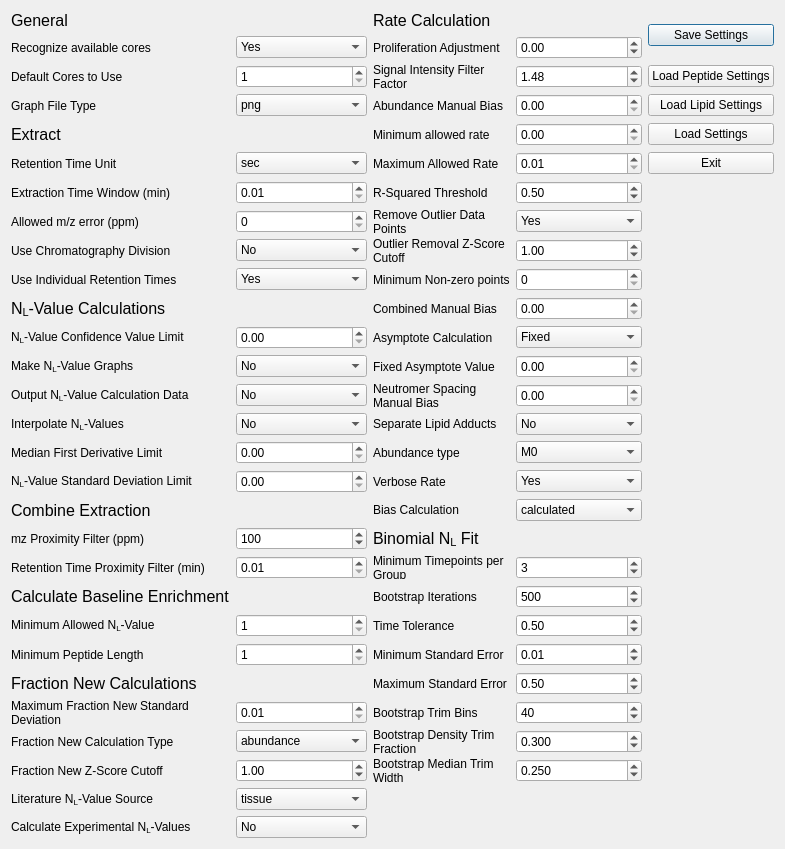
<?xml version="1.0" encoding="UTF-8"?>
<ui version="4.0">
 <class>Dialog</class>
 <widget class="QDialog" name="Dialog">
  <property name="geometry">
   <rect>
    <x>0</x>
    <y>0</y>
    <width>785</width>
    <height>600</height>
   </rect>
  </property>
  <property name="windowTitle">
   <string>Dialog</string>
  </property>
  <layout class="QGridLayout" name="gridLayout">
   <item row="21" column="1">
    <widget class="QSpinBox" name="min_allowed_n_value">
     <property name="minimum">
      <number>1</number>
     </property>
     <property name="maximum">
      <number>99</number>
     </property>
    </widget>
   </item>
   <item row="21" column="0">
    <widget class="QLabel" name="label_25">
     <property name="text">
      <string>Minimum Allowed N&lt;sub&gt;L&lt;/sub&gt;-Value</string>
     </property>
    </widget>
   </item>
   <item row="22" column="1">
    <widget class="QSpinBox" name="min_AA_length">
     <property name="minimum">
      <number>1</number>
     </property>
     <property name="maximum">
      <number>99</number>
     </property>
    </widget>
   </item>
   <item row="20" column="0">
    <widget class="QLabel" name="label_7">
     <property name="font">
      <font>
       <pointsize>12</pointsize>
      </font>
     </property>
     <property name="text">
      <string>Calculate Baseline Enrichment</string>
     </property>
    </widget>
   </item>
   <item row="19" column="0">
    <widget class="QLabel" name="label_31">
     <property name="text">
      <string>Retention Time Proximity Filter (min)</string>
     </property>
    </widget>
   </item>
   <item row="19" column="1">
    <widget class="QDoubleSpinBox" name="rt_prox_filter">
     <property name="minimum">
      <double>0.010000000000000</double>
     </property>
     <property name="singleStep">
      <double>0.010000000000000</double>
     </property>
    </widget>
   </item>
   <item row="17" column="2">
    <widget class="QLabel" name="label_44">
     <property name="text">
      <string>Bias Calculation</string>
     </property>
     <property name="wordWrap">
      <bool>true</bool>
     </property>
    </widget>
   </item>
   <item row="17" column="3">
    <widget class="QComboBox" name="bias_calculation">
     <item>
      <property name="text">
       <string>calculated</string>
      </property>
     </item>
     <item>
      <property name="text">
       <string>manual</string>
      </property>
     </item>
     <item>
      <property name="text">
       <string>none</string>
      </property>
     </item>
    </widget>
   </item>
   <item row="24" column="0">
    <widget class="QLabel" name="label_45">
     <property name="text">
      <string>Maximum Fraction New Standard Deviation</string>
     </property>
     <property name="wordWrap">
      <bool>true</bool>
     </property>
    </widget>
   </item>
   <item row="24" column="1">
    <widget class="QDoubleSpinBox" name="max_fn_standard_deviation">
     <property name="minimum">
      <double>0.010000000000000</double>
     </property>
     <property name="singleStep">
      <double>0.010000000000000</double>
     </property>
    </widget>
   </item>
   <item row="25" column="0">
    <widget class="QLabel" name="label_50">
     <property name="text">
      <string>Fraction New Calculation Type</string>
     </property>
     <property name="wordWrap">
      <bool>true</bool>
     </property>
    </widget>
   </item>
   <item row="25" column="1">
    <widget class="QComboBox" name="fraction_new_calculation">
     <item>
      <property name="text">
       <string>abundance</string>
      </property>
     </item>
     <item>
      <property name="text">
       <string>neutromer spacing</string>
      </property>
     </item>
     <item>
      <property name="text">
       <string>combined</string>
      </property>
     </item>
    </widget>
   </item>
   <item row="8" column="2">
    <widget class="QLabel" name="label_3">
     <property name="text">
      <string>Outlier Removal Z-Score Cutoff</string>
     </property>
     <property name="wordWrap">
      <bool>true</bool>
     </property>
    </widget>
   </item>
   <item row="8" column="3">
    <widget class="QDoubleSpinBox" name="zscore_cutoff">
     <property name="minimum">
      <double>0.0000000</double>
     </property>
     <property name="maximum">
      <double>100.0000000</double>
     </property>
     <property name="singleStep">
      <double>0.0100000</double>
     </property>
     <property name="value">
      <double>1.0000000</double>
     </property>
    </widget>
   </item>
   <item row="2" column="2">
    <widget class="QLabel" name="label_52">
     <property name="text">
      <string>Signal Intensity Filter Factor</string>
     </property>
     <property name="wordWrap">
      <bool>true</bool>
     </property>
    </widget>
   </item>
   <item row="2" column="3">
    <widget class="QDoubleSpinBox" name="signal_intenstiy_factor">
     <property name="minimum">
      <double>0.0000000</double>
     </property>
     <property name="maximum">
      <double>100.0000000</double>
     </property>
     <property name="singleStep">
      <double>0.0100000</double>
     </property>
     <property name="value">
      <double>1.4826</double>
     </property>
    </widget>
   </item>
   <item row="26" column="0">
    <widget class="QLabel" name="label_53">
     <property name="text">
      <string>Fraction New Z-Score Cutoff</string>
     </property>
     <property name="wordWrap">
      <bool>true</bool>
     </property>
    </widget>
   </item>
   <item row="26" column="1">
    <widget class="QDoubleSpinBox" name="fraction_new_zscore_cutoff">
     <property name="minimum">
      <double>0.0000000</double>
     </property>
     <property name="maximum">
      <double>100.0000000</double>
     </property>
     <property name="singleStep">
      <double>0.0100000</double>
     </property>
     <property name="value">
      <double>1.0000000</double>
     </property>
    </widget>
   </item>
   <item row="6" column="2">
    <widget class="QLabel" name="label_52_dup">
     <property name="text">
      <string>R-Squared Threshold</string>
     </property>
     <property name="wordWrap">
      <bool>true</bool>
     </property>
    </widget>
   </item>
   <item row="6" column="3">
    <widget class="QDoubleSpinBox" name="r2_threshold">
     <property name="minimum">
      <double>0.0000000</double>
     </property>
     <property name="maximum">
      <double>1.0000000</double>
     </property>
     <property name="singleStep">
      <double>0.0100000</double>
     </property>
     <property name="value">
      <double>0.5000000</double>
     </property>
    </widget>
   </item>
   <item row="22" column="0">
    <widget class="QLabel" name="label_24">
     <property name="text">
      <string>Minimum Peptide Length</string>
     </property>
    </widget>
   </item>
   <item row="18" column="1">
    <widget class="QSpinBox" name="mz_prox_filter">
     <property name="minimum">
      <number>1</number>
     </property>
     <property name="maximum">
      <number>1000</number>
     </property>
     <property name="singleStep">
      <number>5</number>
     </property>
     <property name="value">
      <number>100</number>
     </property>
    </widget>
   </item>
   <item row="18" column="0">
    <widget class="QLabel" name="label_27">
     <property name="text">
      <string>mz Proximity Filter (ppm)</string>
     </property>
    </widget>
   </item>
   <item row="7" column="1">
    <widget class="QSpinBox" name="ppm_error">
     <property name="maximum">
      <number>100</number>
     </property>
    </widget>
   </item>
   <item row="8" column="1">
    <widget class="QComboBox" name="use_chromatography_division">
     <item>
      <property name="text">
       <string>No</string>
      </property>
     </item>
     <item>
      <property name="text">
       <string>Intrafile</string>
      </property>
     </item>
     <item>
      <property name="text">
       <string>Interfile</string>
      </property>
     </item>
    </widget>
   </item>
   <item row="6" column="0">
    <widget class="QLabel" name="label_20">
     <property name="text">
      <string>Extraction Time Window (min)</string>
     </property>
    </widget>
   </item>
   <item row="6" column="1">
    <widget class="QDoubleSpinBox" name="time_window">
     <property name="minimum">
      <double>0.010000000000000</double>
     </property>
     <property name="singleStep">
      <double>0.010000000000000</double>
     </property>
    </widget>
   </item>
   <item row="7" column="0">
    <widget class="QLabel" name="label_21">
     <property name="text">
      <string>Allowed m/z error (ppm)</string>
     </property>
    </widget>
   </item>
   <item row="8" column="0">
    <widget class="QLabel" name="label_22">
     <property name="acceptDrops">
      <bool>false</bool>
     </property>
     <property name="text">
      <string>Use Chromatography Division</string>
     </property>
     <property name="scaledContents">
      <bool>false</bool>
     </property>
     <property name="wordWrap">
      <bool>true</bool>
     </property>
    </widget>
   </item>
   <item row="9" column="0">
    <widget class="QLabel" name="label_55">
     <property name="acceptDrops">
      <bool>false</bool>
     </property>
     <property name="text">
      <string>Use Individual Retention Times</string>
     </property>
     <property name="scaledContents">
      <bool>false</bool>
     </property>
     <property name="wordWrap">
      <bool>true</bool>
     </property>
    </widget>
   </item>
   <item row="9" column="1">
    <widget class="QComboBox" name="use_individual_rts">
     <item>
      <property name="text">
       <string>Yes</string>
      </property>
     </item>
     <item>
      <property name="text">
       <string>No</string>
      </property>
     </item>
    </widget>
   </item>
   <item row="0" column="0">
    <widget class="QLabel" name="label_5">
     <property name="font">
      <font>
       <pointsize>12</pointsize>
      </font>
     </property>
     <property name="text">
      <string>General</string>
     </property>
    </widget>
   </item>
   <item row="23" column="0">
    <widget class="QLabel" name="label_5_frac">
     <property name="font">
      <font>
       <pointsize>12</pointsize>
      </font>
     </property>
     <property name="text">
      <string>Fraction New Calculations</string>
     </property>
    </widget>
   </item>
   <item row="0" column="4" rowspan="2">
    <widget class="QPushButton" name="SaveButton">
     <property name="text">
      <string>Save Settings</string>
     </property>
    </widget>
   </item>
   <item row="2" column="4">
    <widget class="QPushButton" name="LoadPeptideButton">
     <property name="text">
      <string>Load Peptide Settings</string>
     </property>
    </widget>
   </item>
   <item row="3" column="4">
    <widget class="QPushButton" name="LoadLipidButton">
     <property name="text">
      <string>Load Lipid Settings</string>
     </property>
    </widget>
   </item>
   <item row="4" column="4">
    <widget class="QPushButton" name="LoadButton">
     <property name="text">
      <string>Load Settings</string>
     </property>
    </widget>
   </item>
   <item row="0" column="2">
    <widget class="QLabel" name="label_4">
     <property name="font">
      <font>
       <pointsize>12</pointsize>
      </font>
     </property>
     <property name="text">
      <string>Rate Calculation</string>
     </property>
    </widget>
   </item>
   <item row="5" column="4">
    <widget class="QPushButton" name="ExitButton">
     <property name="text">
      <string>Exit</string>
     </property>
    </widget>
   </item>
   <item row="3" column="2">
    <widget class="QLabel" name="label_1">
     <property name="text">
      <string>Abundance Manual Bias</string>
     </property>
     <property name="scaledContents">
      <bool>false</bool>
     </property>
     <property name="wordWrap">
      <bool>true</bool>
     </property>
    </widget>
   </item>
   <item row="3" column="3">
    <widget class="QDoubleSpinBox" name="abund_manual_bias">
     <property name="maximum">
      <double>1.000000000000000</double>
     </property>
     <property name="singleStep">
      <double>0.050000000000000</double>
     </property>
    </widget>
   </item>
   <item row="11" column="2">
    <widget class="QLabel" name="label_15">
     <property name="text">
      <string>Asymptote Calculation</string>
     </property>
     <property name="scaledContents">
      <bool>false</bool>
     </property>
     <property name="wordWrap">
      <bool>true</bool>
     </property>
    </widget>
   </item>
   <item row="11" column="3">
    <widget class="QComboBox" name="asymptope_type">
     <item>
      <property name="text">
       <string>Fixed</string>
      </property>
     </item>
     <item>
      <property name="text">
       <string>Variable</string>
      </property>
     </item>
    </widget>
   </item>
   <item row="12" column="2">
    <widget class="QLabel" name="label_16">
     <property name="text">
      <string>Fixed Asymptote Value</string>
     </property>
     <property name="scaledContents">
      <bool>false</bool>
     </property>
     <property name="wordWrap">
      <bool>true</bool>
     </property>
    </widget>
   </item>
   <item row="12" column="3">
    <widget class="QDoubleSpinBox" name="fixed_asymptote_value">
     <property name="minimum">
      <double>0.000000000000000</double>
     </property>
     <property name="maximum">
      <double>10.000000000000000</double>
     </property>
     <property name="singleStep">
      <double>0.050000000000000</double>
     </property>
    </widget>
   </item>
   <item row="10" column="2">
    <widget class="QLabel" name="label_12">
     <property name="text">
      <string>Combined Manual Bias</string>
     </property>
     <property name="scaledContents">
      <bool>false</bool>
     </property>
     <property name="wordWrap">
      <bool>true</bool>
     </property>
    </widget>
   </item>
   <item row="10" column="3">
    <widget class="QDoubleSpinBox" name="combined_manual_bias">
     <property name="maximum">
      <double>1.000000000000000</double>
     </property>
     <property name="singleStep">
      <double>0.050000000000000</double>
     </property>
    </widget>
   </item>
   <item row="9" column="2">
    <widget class="QLabel" name="label_26">
     <property name="text">
      <string>Minimum Non-zero points</string>
     </property>
     <property name="scaledContents">
      <bool>false</bool>
     </property>
     <property name="wordWrap">
      <bool>true</bool>
     </property>
    </widget>
   </item>
   <item row="9" column="3">
    <widget class="QSpinBox" name="minimum_nonzero_points"/>
   </item>
   <item row="1" column="2">
    <widget class="QLabel" name="label_14">
     <property name="text">
      <string>Proliferation Adjustment</string>
     </property>
     <property name="scaledContents">
      <bool>false</bool>
     </property>
     <property name="wordWrap">
      <bool>true</bool>
     </property>
    </widget>
   </item>
   <item row="1" column="3">
    <widget class="QDoubleSpinBox" name="proliferation_adjustment">
     <property name="minimum">
      <double>-0.500000000000000</double>
     </property>
     <property name="maximum">
      <double>1.000000000000000</double>
     </property>
     <property name="singleStep">
      <double>0.050000000000000</double>
     </property>
    </widget>
   </item>
   <item row="7" column="2">
    <widget class="QLabel" name="label_17">
     <property name="text">
      <string>Remove Outlier Data Points</string>
     </property>
     <property name="scaledContents">
      <bool>false</bool>
     </property>
     <property name="wordWrap">
      <bool>true</bool>
     </property>
    </widget>
   </item>
   <item row="7" column="3">
    <widget class="QComboBox" name="use_outlier_removal">
     <item>
      <property name="text">
       <string>Yes</string>
      </property>
     </item>
     <item>
      <property name="text">
       <string>No</string>
      </property>
     </item>
    </widget>
   </item>
   <item row="13" column="2">
    <widget class="QLabel" name="label_2">
     <property name="text">
      <string>Neutromer Spacing Manual Bias</string>
     </property>
     <property name="scaledContents">
      <bool>false</bool>
     </property>
     <property name="wordWrap">
      <bool>true</bool>
     </property>
    </widget>
   </item>
   <item row="13" column="3">
    <widget class="QDoubleSpinBox" name="spacing_manual_bias">
     <property name="maximum">
      <double>1.000000000000000</double>
     </property>
     <property name="singleStep">
      <double>0.050000000000000</double>
     </property>
    </widget>
   </item>
   <item row="14" column="2">
    <widget class="QLabel" name="label_32">
     <property name="text">
      <string>Separate Lipid Adducts</string>
     </property>
     <property name="scaledContents">
      <bool>false</bool>
     </property>
     <property name="wordWrap">
      <bool>true</bool>
     </property>
    </widget>
   </item>
   <item row="14" column="3">
    <widget class="QComboBox" name="separate_adducts">
     <item>
      <property name="text">
       <string>No</string>
      </property>
     </item>
     <item>
      <property name="text">
       <string>Yes</string>
      </property>
     </item>
    </widget>
   </item>
   <item row="28" column="0">
    <widget class="QLabel" name="label_8">
     <property name="text">
      <string>Calculate Experimental N&lt;sub&gt;L&lt;/sub&gt;-Values</string>
     </property>
     <property name="scaledContents">
      <bool>false</bool>
     </property>
     <property name="wordWrap">
      <bool>true</bool>
     </property>
    </widget>
   </item>
   <item row="28" column="1">
    <widget class="QComboBox" name="calculate_n_values">
     <item>
      <property name="text">
       <string>No</string>
      </property>
     </item>
     <item>
      <property name="text">
       <string>Yes</string>
      </property>
     </item>
    </widget>
   </item>
   <item row="15" column="2">
    <widget class="QLabel" name="label_24_dup">
     <property name="text">
      <string>Abundance type</string>
     </property>
     <property name="scaledContents">
      <bool>false</bool>
     </property>
     <property name="wordWrap">
      <bool>true</bool>
     </property>
    </widget>
   </item>
   <item row="15" column="3">
    <widget class="QComboBox" name="abundance_type">
     <item>
      <property name="text">
       <string>M0</string>
      </property>
     </item>
     <item>
      <property name="text">
       <string>Highest</string>
      </property>
     </item>
     <item>
      <property name="text">
       <string>Average</string>
      </property>
     </item>
    </widget>
   </item>
   <item row="16" column="2">
    <widget class="QLabel" name="label_28">
     <property name="text">
      <string>Verbose Rate</string>
     </property>
     <property name="wordWrap">
      <bool>true</bool>
     </property>
    </widget>
   </item>
   <item row="16" column="3">
    <widget class="QComboBox" name="verbose_rate">
     <item>
      <property name="text">
       <string>Yes</string>
      </property>
     </item>
     <item>
      <property name="text">
       <string>No</string>
      </property>
     </item>
    </widget>
   </item>
   <item row="17" column="0">
    <widget class="QLabel" name="label_combine">
     <property name="sizePolicy">
      <sizepolicy hsizetype="Preferred" vsizetype="Minimum">
       <horstretch>0</horstretch>
       <verstretch>0</verstretch>
      </sizepolicy>
     </property>
     <property name="font">
      <font>
       <pointsize>12</pointsize>
      </font>
     </property>
     <property name="text">
      <string>Combine Extraction</string>
     </property>
    </widget>
   </item>
   <item row="10" column="0">
    <widget class="QLabel" name="label_11">
     <property name="sizePolicy">
      <sizepolicy hsizetype="Preferred" vsizetype="Minimum">
       <horstretch>0</horstretch>
       <verstretch>0</verstretch>
      </sizepolicy>
     </property>
     <property name="font">
      <font>
       <pointsize>12</pointsize>
      </font>
     </property>
     <property name="text">
      <string>N&lt;sub&gt;L&lt;/sub&gt;-Value Calculations</string>
     </property>
    </widget>
   </item>
   <item row="11" column="0">
    <widget class="QLabel" name="label_13">
     <property name="text">
      <string>N&lt;sub&gt;L&lt;/sub&gt;-Value Confidence Value Limit</string>
     </property>
    </widget>
   </item>
   <item row="11" column="1">
    <widget class="QDoubleSpinBox" name="n_value_cv_limit">
     <property name="minimum">
      <double>0.000000000000000</double>
     </property>
     <property name="maximum">
      <double>1.000000000000000</double>
     </property>
     <property name="singleStep">
      <double>0.010000000000000</double>
     </property>
    </widget>
   </item>
   <item row="12" column="0">
    <widget class="QLabel" name="label_53_nl">
     <property name="acceptDrops">
      <bool>false</bool>
     </property>
     <property name="text">
      <string>Make N&lt;sub&gt;L&lt;/sub&gt;-Value Graphs</string>
     </property>
     <property name="scaledContents">
      <bool>false</bool>
     </property>
     <property name="wordWrap">
      <bool>true</bool>
     </property>
    </widget>
   </item>
   <item row="12" column="1">
    <widget class="QComboBox" name="graph_n_value_calculations">
     <item>
      <property name="text">
       <string>No</string>
      </property>
     </item>
     <item>
      <property name="text">
       <string>Yes</string>
      </property>
     </item>
    </widget>
   </item>
   <item row="13" column="0">
    <widget class="QLabel" name="label_54_nl">
     <property name="acceptDrops">
      <bool>false</bool>
     </property>
     <property name="text">
      <string>Output N&lt;sub&gt;L&lt;/sub&gt;-Value Calculation Data</string>
     </property>
     <property name="scaledContents">
      <bool>false</bool>
     </property>
     <property name="wordWrap">
      <bool>true</bool>
     </property>
    </widget>
   </item>
   <item row="14" column="0">
    <widget class="QLabel" name="label_56_nl">
     <property name="acceptDrops">
      <bool>false</bool>
     </property>
     <property name="text">
      <string>Interpolate N&lt;sub&gt;L&lt;/sub&gt;-Values</string>
     </property>
     <property name="scaledContents">
      <bool>false</bool>
     </property>
     <property name="wordWrap">
      <bool>true</bool>
     </property>
    </widget>
   </item>
   <item row="14" column="1">
    <widget class="QComboBox" name="interpolate_n_values">
     <item>
      <property name="text">
       <string>No</string>
      </property>
     </item>
     <item>
      <property name="text">
       <string>Yes</string>
      </property>
     </item>
    </widget>
   </item>
   <item row="13" column="1">
    <widget class="QComboBox" name="save_n_value_data">
     <item>
      <property name="text">
       <string>No</string>
      </property>
     </item>
     <item>
      <property name="text">
       <string>Yes</string>
      </property>
     </item>
    </widget>
   </item>
   <item row="15" column="0">
    <widget class="QLabel" name="label_57">
     <property name="acceptDrops">
      <bool>false</bool>
     </property>
     <property name="text">
      <string>Median First Derivative Limit</string>
     </property>
     <property name="scaledContents">
      <bool>false</bool>
     </property>
     <property name="wordWrap">
      <bool>true</bool>
     </property>
    </widget>
   </item>
   <item row="15" column="1">
    <widget class="QDoubleSpinBox" name="med_derivative_limit">
     <property name="minimum">
      <double>0.000000000000000</double>
     </property>
     <property name="singleStep">
      <double>0.010000000000000</double>
     </property>
    </widget>
   </item>
   <item row="16" column="0">
    <widget class="QLabel" name="label_58">
     <property name="acceptDrops">
      <bool>false</bool>
     </property>
     <property name="text">
      <string>N&lt;sub&gt;L&lt;/sub&gt;-Value Standard Deviation Limit</string>
     </property>
     <property name="scaledContents">
      <bool>false</bool>
     </property>
     <property name="wordWrap">
      <bool>true</bool>
     </property>
    </widget>
   </item>
   <item row="16" column="1">
    <widget class="QDoubleSpinBox" name="nv_stddev_limit">
     <property name="minimum">
      <double>0.000000000000000</double>
     </property>
     <property name="singleStep">
      <double>0.010000000000000</double>
     </property>
    </widget>
   </item>
   <item row="1" column="0">
    <widget class="QLabel" name="label_9">
     <property name="text">
      <string>Recognize available cores</string>
     </property>
    </widget>
   </item>
   <item row="1" column="1">
    <widget class="QComboBox" name="recognize_available_cores">
     <item>
      <property name="text">
       <string>Yes</string>
      </property>
     </item>
     <item>
      <property name="text">
       <string>No</string>
      </property>
     </item>
    </widget>
   </item>
   <item row="27" column="0">
    <widget class="QLabel" name="label_23">
     <property name="text">
      <string>Literature N&lt;sub&gt;L&lt;/sub&gt;-Value Source</string>
     </property>
    </widget>
   </item>
   <item row="27" column="1">
    <widget class="QComboBox" name="label_key">
     <item>
      <property name="text">
       <string>tissue</string>
      </property>
     </item>
     <item>
      <property name="text">
       <string>cell culture</string>
      </property>
     </item>
    </widget>
   </item>
   <item row="4" column="2">
    <widget class="QLabel" name="label_29">
     <property name="text">
      <string>Minimum allowed rate</string>
     </property>
     <property name="wordWrap">
      <bool>true</bool>
     </property>
    </widget>
   </item>
   <item row="4" column="3">
    <widget class="QDoubleSpinBox" name="min_allowed_rate">
     <property name="minimum">
      <double>0.000000000000000</double>
     </property>
     <property name="singleStep">
      <double>0.010000000000000</double>
     </property>
    </widget>
   </item>
   <item row="5" column="2">
    <widget class="QLabel" name="label_30">
     <property name="text">
      <string>Maximum Allowed Rate</string>
     </property>
     <property name="wordWrap">
      <bool>true</bool>
     </property>
    </widget>
   </item>
   <item row="5" column="3">
    <widget class="QDoubleSpinBox" name="max_allowed_rate">
     <property name="minimum">
      <double>0.010000000000000</double>
     </property>
     <property name="singleStep">
      <double>0.010000000000000</double>
     </property>
    </widget>
   </item>
   <item row="2" column="0">
    <widget class="QLabel" name="label_18">
     <property name="text">
      <string>Default Cores to Use</string>
     </property>
    </widget>
   </item>
   <item row="2" column="1">
    <widget class="QSpinBox" name="default_cores">
     <property name="minimum">
      <number>1</number>
     </property>
     <property name="maximum">
      <number>60</number>
     </property>
    </widget>
   </item>
   <item row="3" column="0">
    <widget class="QLabel" name="label_41">
     <property name="text">
      <string>Graph File Type</string>
     </property>
     <property name="wordWrap">
      <bool>true</bool>
     </property>
    </widget>
   </item>
   <item row="3" column="1">
    <widget class="QComboBox" name="graph_file_type">
     <item>
      <property name="text">
       <string>png</string>
      </property>
     </item>
     <item>
      <property name="text">
       <string>svg</string>
      </property>
     </item>
     <item>
      <property name="text">
       <string>none</string>
      </property>
     </item>
    </widget>
   </item>
   <item row="4" column="0">
    <widget class="QLabel" name="label_6">
     <property name="font">
      <font>
       <pointsize>12</pointsize>
      </font>
     </property>
     <property name="text">
      <string>Extract</string>
     </property>
    </widget>
   </item>
   <item row="5" column="1">
    <widget class="QComboBox" name="rt_unit">
     <item>
      <property name="text">
       <string>sec</string>
      </property>
     </item>
     <item>
      <property name="text">
       <string>min</string>
      </property>
     </item>
    </widget>
   </item>
   <item row="5" column="0">
    <widget class="QLabel" name="label_19">
     <property name="text">
      <string>Retention Time Unit</string>
     </property>
    </widget>
   </item>

   <!-- Binomial N_L Fit section -->
   <item row="18" column="2">
    <widget class="QLabel" name="label_binomial_nl">
     <property name="font">
      <font>
       <pointsize>12</pointsize>
      </font>
     </property>
     <property name="text">
      <string>Binomial N&lt;sub&gt;L&lt;/sub&gt; Fit</string>
     </property>
     <property name="wordWrap">
      <bool>true</bool>
     </property>
    </widget>
   </item>

<!-- Minimum Timepoints per Group (tp_min) -->
   <item row="19" column="2">
    <widget class="QLabel" name="label_tp_min">
     <property name="text">
      <string>Minimum Timepoints per Group</string>
     </property>
     <property name="wordWrap">
      <bool>true</bool>
     </property>
    </widget>
   </item>
   <item row="19" column="3">
    <widget class="QSpinBox" name="tp_min">
     <property name="minimum">
      <number>1</number>
     </property>
     <property name="maximum">
      <number>50</number>
     </property>
     <property name="value">
      <number>3</number>
     </property>
    </widget>
   </item>

<!-- Bootstrap Iterations (n_boot) -->
   <item row="20" column="2">
    <widget class="QLabel" name="label_n_boot">
     <property name="text">
      <string>Bootstrap Iterations</string>
     </property>
     <property name="wordWrap">
      <bool>true</bool>
     </property>
    </widget>
   </item>
   <item row="20" column="3">
    <widget class="QSpinBox" name="n_boot">
     <property name="minimum">
      <number>10</number>
     </property>
     <property name="maximum">
      <number>100000</number>
     </property>
     <property name="singleStep">
      <number>10</number>
     </property>
     <property name="value">
      <number>500</number>
     </property>
    </widget>
   </item>

<!-- Time Tolerance (time_tol, same units as Time column) -->
   <item row="21" column="2">
    <widget class="QLabel" name="label_time_tol">
     <property name="text">
      <string>Time Tolerance</string>
     </property>
     <property name="wordWrap">
      <bool>true</bool>
     </property>
    </widget>
   </item>
   <item row="21" column="3">
    <widget class="QDoubleSpinBox" name="time_tol">
     <property name="minimum">
      <double>0.000000000000000</double>
     </property>
     <property name="maximum">
      <double>100.000000000000000</double>
     </property>
     <property name="singleStep">
      <double>0.010000000000000</double>
     </property>
     <property name="value">
      <double>0.500000000000000</double>
     </property>
    </widget>
   </item>

<item row="22" column="2">
    <widget class="QLabel" name="label_min_standard_error">
     <property name="text">
      <string>Minimum Standard Error</string>
     </property>
     <property name="wordWrap">
      <bool>true</bool>
     </property>
    </widget>
   </item>
   <item row="22" column="3">
    <widget class="QDoubleSpinBox" name="binomial_min_standard_error">
     <property name="minimum">
      <double>0.000000000000000</double>
     </property>
     <property name="maximum">
      <double>100.000000000000000</double>
     </property>
     <property name="singleStep">
      <double>0.005000000000000</double>
     </property>
     <property name="decimals">
      <double>3</double>
     </property>
     <property name="value">
      <double>0.005000000000000</double>
     </property>
    </widget>
   </item>

   <item row="23" column="2">
    <widget class="QLabel" name="label_max_standard_error">
     <property name="text">
      <string>Maximum Standard Error</string>
     </property>
     <property name="wordWrap">
      <bool>true</bool>
     </property>
    </widget>
   </item>
   <item row="23" column="3">
    <widget class="QDoubleSpinBox" name="binomial_max_standard_error">
     <property name="minimum">
      <double>0.000000000000000</double>
     </property>
     <property name="maximum">
      <double>100.000000000000000</double>
     </property>
     <property name="singleStep">
      <double>0.005000000000000</double>
     </property>
     <property name="decimals">
      <double>3</double>
     </property>
     <property name="value">
      <double>0.500000000000000</double>
     </property>
    </widget>
   </item>


<!-- Bootstrap Trimming: Histogram bins (trim_bins) -->
<item row="24" column="2">
 <widget class="QLabel" name="label_boot_trim_bins">
  <property name="text">
   <string>Bootstrap Trim Bins</string>
  </property>
  <property name="toolTip">
   <string>Histogram bin count used for density-based trimming of bootstrap parameter distributions.</string>
  </property>
  <property name="wordWrap">
   <bool>true</bool>
  </property>
 </widget>
</item>
<item row="24" column="3">
 <widget class="QSpinBox" name="binomial_boot_trim_bins">
  <property name="minimum">
   <number>5</number>
  </property>
  <property name="maximum">
   <number>500</number>
  </property>
  <property name="singleStep">
   <number>5</number>
  </property>
  <property name="value">
   <number>40</number>
  </property>
 </widget>
</item>

<!-- Bootstrap Trimming: Density threshold fraction (density_frac) -->
<item row="25" column="2">
 <widget class="QLabel" name="label_boot_density_frac">
  <property name="text">
   <string>Bootstrap Density Trim Fraction</string>
  </property>
  <property name="toolTip">
   <string>Keep bins with density ≥ (fraction × peak density). Higher values trim more aggressively.</string>
  </property>
  <property name="wordWrap">
   <bool>true</bool>
  </property>
 </widget>
</item>
<item row="25" column="3">
 <widget class="QDoubleSpinBox" name="binomial_boot_density_frac">
  <property name="minimum">
   <double>0.000000000000000</double>
  </property>
  <property name="maximum">
   <double>1.000000000000000</double>
  </property>
  <property name="singleStep">
   <double>0.050000000000000</double>
  </property>
  <property name="decimals">
   <number>3</number>
  </property>
  <property name="value">
   <double>0.300000000000000</double>
  </property>
 </widget>
</item>

<!-- Bootstrap Trimming: Median window fraction (median_frac_width) -->
<item row="26" column="2">
 <widget class="QLabel" name="label_boot_median_frac_width">
  <property name="text">
   <string>Bootstrap Median Trim Width</string>
  </property>
  <property name="toolTip">
   <string>Keep values within median ± (width × range) after density trimming. Smaller trims more.</string>
  </property>
  <property name="wordWrap">
   <bool>true</bool>
  </property>
 </widget>
</item>
<item row="26" column="3">
 <widget class="QDoubleSpinBox" name="binomial_boot_median_frac_width">
  <property name="minimum">
   <double>0.000000000000000</double>
  </property>
  <property name="maximum">
   <double>1.000000000000000</double>
  </property>
  <property name="singleStep">
   <double>0.050000000000000</double>
  </property>
  <property name="decimals">
   <number>3</number>
  </property>
  <property name="value">
   <double>0.250000000000000</double>
  </property>
 </widget>
</item>



  </layout>
 </widget>
 <resources/>
 <connections/>
</ui>
